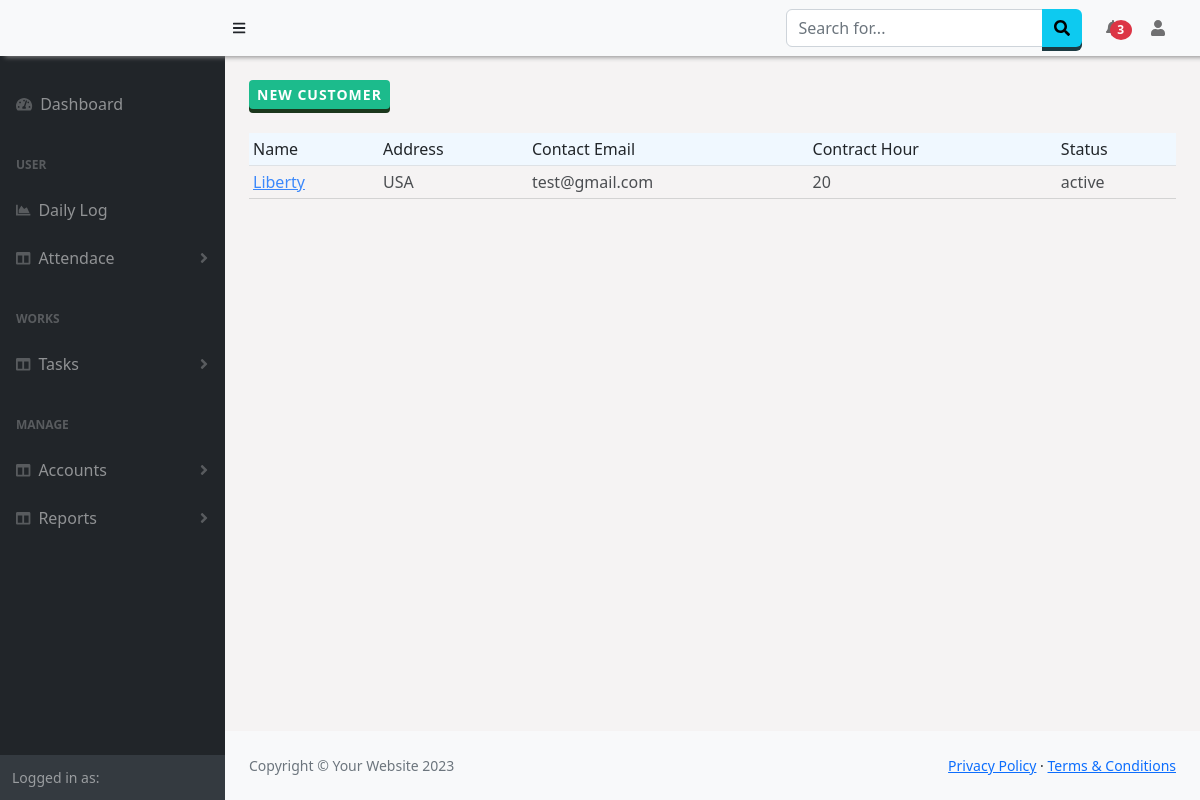
The page /Customer/ on the database its author committed.
### Customer/models.py (models this page shows)
class customer(models.Model):
    name = models.CharField(max_length=50)
    address = models.CharField(max_length=50)
    contact = models.EmailField(max_length=50)
    contract_hr = models.IntegerField(null=True)
    createdon=models.DateField(auto_now_add=True)
    status = models.CharField(max_length=50)

### Customer/views.py (the view)
# urls.py: path('', views.index, name="allcustomers"),
def index(request):
    all = customer.objects.all()
    return render(request,'customer/customers.html',{'customers':all})

### Customer/templates/customer/customers.html (shortened to what this page needs)
{% extends "base.html" %}
{% block content %}
<div>
    <button class="btn btn-success btn-sm rounded-1">New Customer</button>
    <div class=" table-responsive-sm">
        <table class="table table-sm table-hover mt-4">
            <thead>
                <tr>
                    <td>Name</td>
                    <td>Address</td>
                    <td>Contact Email</td>
                    <td>Contract Hour</td>
                    <td>Status</td>
                </tr>
            </thead>
            <tbody>
                {% for customer in customers %}
                <tr>
                    <td><a href="{% url 'customerDetails' id=customer.id %}">{{customer.name}}</a></td>
                    <td>{{customer.address}}</td>
                    <td>{{customer.contact}}</td>
                    <td>{{customer.contract_hr}}</td>
                    <td>{{customer.status}}</td>
                </tr>
                {% endfor %}
            </tbody>
        </table>
    </div>
</div>
{% endblock %}

### templates/base.html (style rules this page uses)
thead { background-color:aliceblue !important; }
tbody tr { opacity:0.8; border-top:1px solid lightgray; border-bottom:1px solid lightgray; }
.btn { outline: none; cursor: pointer; border: none !important; display: block; position: relative; font-size: 16px ; font-weight: 600 !important; color: #fff; text-transform: uppercase; letter-spacing: 1px; }
.btn-success { background-color: #1cbb8c !important; box-shadow: 0 4px #1B371C; }

### rows shown on the page
customer: name "Liberty", address "USA", contact "test@gmail.com", contract_hr "20", status "active"
